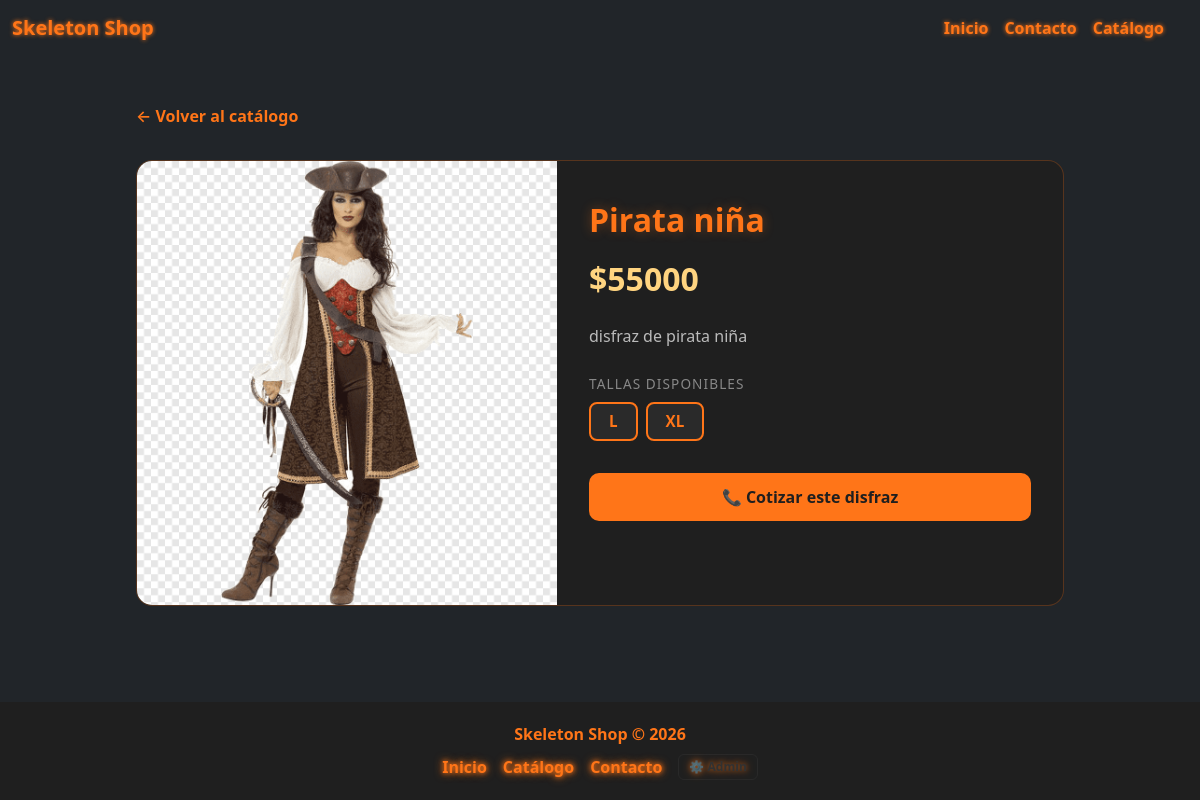
Screenshot of /catalogo/4/ with the database file from the repository.
### web/models.py (models this page shows, shortened)
class Disfraz(models.Model):
    nombre = models.CharField(max_length=100)
    descripcion = models.TextField()
    categoria = models.CharField(max_length=50)
    tallas = models.CharField(max_length=100, help_text="Ej: S, M, L, XL")
    stock = models.IntegerField(default=0)
    comprados = models.IntegerField(default=0)
    precio = models.IntegerField()
    precio_anterior = models.IntegerField(null=True, blank=True)
    imagen = models.ImageField(upload_to='disfraces/', null=True, blank=True)

### web/views.py (the view)
# urls.py: path('catalogo/<int:disfraz_id>/', views.detalle, name='detalle_disfraz'),
def detalle(request, disfraz_id):
    disfraz = get_object_or_404(Disfraz, id=disfraz_id)
    lista_tallas = [talla.strip() for talla in disfraz.tallas.split(',')]
    return render(request, 'catalogo/detalle.html', {
        'disfraz': disfraz,
        'lista_tallas': lista_tallas
    })

### templates/catalogo/detalle.html (shortened to what this page needs)
{% extends 'base.html' %}
{% load static %}
{% block content %}
<div class="detalle-container">
  <a href="{% url 'catalogo' %}" class="detalle-back">← Volver al catálogo</a>
  <div class="detalle-card">
    <div class="detalle-imagen">
      {% if disfraz.imagen %}
        <img src="{{ disfraz.imagen.url }}" alt="{{ disfraz.nombre }}">
      {% else %}
        <div class="emoji-placeholder">🎭</div>
      {% endif %}
    </div>
    <div class="detalle-info">
      <h1>{{ disfraz.nombre }}</h1>
      <div class="detalle-precio">${{ disfraz.precio }}</div>
      {% if disfraz.descripcion %}
        <p class="detalle-descripcion">{{ disfraz.descripcion }}</p>
      {% else %}
        <p class="detalle-descripcion">Disfraz de alta calidad disponible en varias tallas.</p>
      {% endif %}
      {% if lista_tallas %}
      <div class="tallas-label">Tallas disponibles</div>
      <div class="tallas-grid">
        {% for talla in lista_tallas %}
          <button class="talla-btn" onclick="selectTalla(this)">{{ talla }}</button>
        {% endfor %}
      </div>
      {% endif %}
      <a href="{% url 'contacto' %}?disfraz={{ disfraz.nombre }}" class="btn-contactar">
        📞 Cotizar este disfraz
      </a>
    </div>
  </div>
</div>
{% endblock %}

### static/css/style.css (style rules this page uses)
*, *::before, *::after { box-sizing: border-box; }
html, body { height: 100%; margin: 0; }
body { background-color: #1a1a1a; display: flex; flex-direction: column; min-height: 100vh; }
.detalle-container { max-width: 960px; margin: 3rem auto; padding: 0 1rem; }
.detalle-back { display: inline-flex; align-items: center; gap: 0.4rem; color: #ff7518; font-weight: 600; text-decoration: none; margin-bottom: 2rem; transition: color 0.2s; }
.detalle-card { background: #1f1f1f; border: 1px solid #ff751840; border-radius: 16px; overflow: hidden; display: flex; flex-wrap: wrap; }
.detalle-imagen { flex: 0 0 auto; width: 100%; max-width: 420px; background: linear-gradient(135deg, #2a2a2a, #3a2000); display: flex; align-items: center; justify-content: center; min-height: 360px; }
.detalle-imagen img { width: 100%; height: 100%; object-fit: cover; min-height: 360px; }
.detalle-info { flex: 1; padding: 2.5rem 2rem; min-width: 260px; }
.detalle-info h1 { color: #ff7518; font-size: 2rem; font-weight: 800; text-shadow: 0 0 12px #ff751855; margin-bottom: 1rem; }
.detalle-precio { font-size: 2rem; font-weight: 700; color: #ffd480; margin-bottom: 1.2rem; }
.detalle-descripcion { color: #bbb; line-height: 1.7; margin-bottom: 1.5rem; font-size: 1rem; }
.tallas-label { color: #888; font-size: 0.85rem; text-transform: uppercase; letter-spacing: 0.08em; margin-bottom: 0.5rem; }
.tallas-grid { display: flex; flex-wrap: wrap; gap: 8px; margin-bottom: 2rem; }
.talla-btn { background: #2a2a2a; color: #ff7518; border: 2px solid #ff7518; border-radius: 8px; padding: 6px 18px; font-weight: 700; font-size: 0.95rem; cursor: pointer; transition: background 0.2s, color 0.2s; }
.btn-contactar { background: #ff7518; color: #1f1f1f; border: none; border-radius: 10px; padding: 0.75rem 2rem; font-weight: 700; font-size: 1rem; text-decoration: none; display: inline-block; transition: background 0.2s, box-shadow 0.2s; width: 100%; text-align: center; }

### rows the page displays
Disfraz: imagen (picture), nombre "Pirata niña", precio "55000", descripcion "disfraz de pirata niña"

### other values shown
{{ talla }} "L" "XL"
